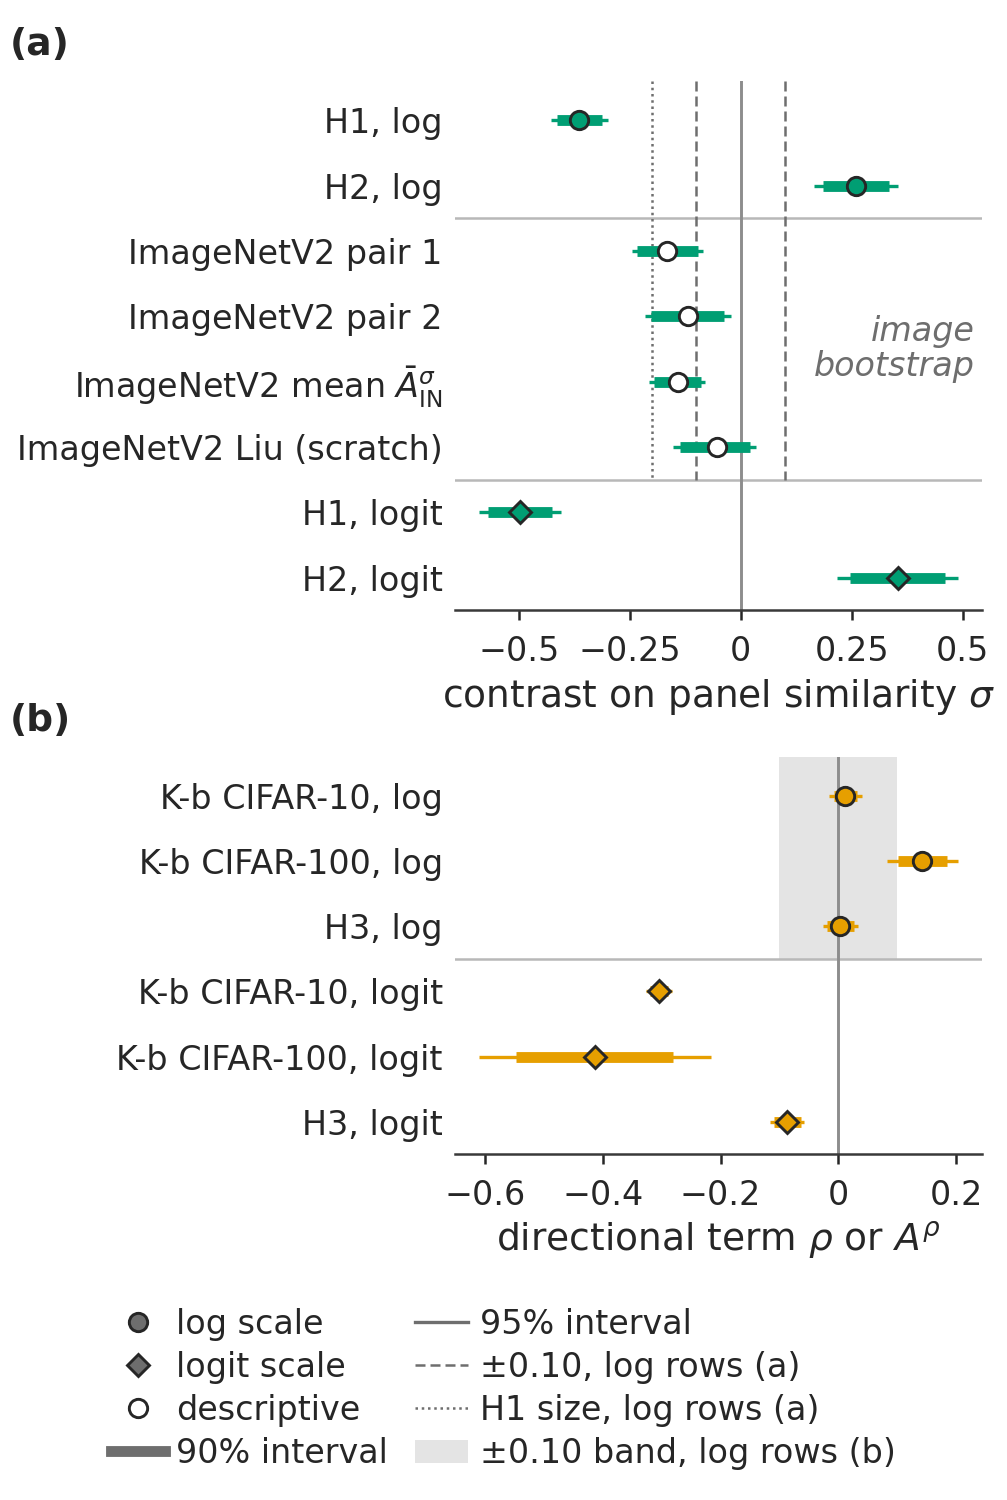

Write the Python code that produced this figure.
#!/usr/bin/env python3
"""Registered estimates with 90% and 95% intervals on the log and logit scales (brief 12, section 6.8).

Change log (degisiklik notu):
- 2026-10-31, hakem konseyi m1 (birlesik.md; mercek_istatistik bulgu 4): the +-delta margin is
  registered for log quantities only (on kayit section 5, line 50). The grey band in (b) and the
  +-delta and H1-size reference lines in (a) are now drawn over the log-scale rows only. To make
  that a single block, rows are regrouped: in (a) registered log rows, then the descriptive
  ImageNetV2 rows (log), then the logit rows; in (b) the three log rows, then the three logit rows.
  Legend entries say "log rows" and print the margin read from meta.delta (0.10, as in the caption).
- 2026-10-31, m6 (mercek_istatistik bulgu 13): the ImageNetV2 rows carry image-bootstrap intervals,
  not run-level ones; the block is now set off by separators and labelled "image bootstrap" inside
  the axes, in addition to the open markers.
- 2026-10-31: width 3.358 in (= columnwidth of ieeeaccess.cls, see konsey_ortak.py).

One column (3.358 in), two panels stacked.
(a) Contrasts on panel similarity sigma: H1 (A^sigma_scr) and H2 (I^sigma) on the log and logit
    scales, and the descriptive ImageNetV2 pair estimates (pair 1, pair 2, their mean A^sigma_IN,
    and the Liu scratch-row pair), drawn with open markers. Reference lines at 0, +-delta and at
    the registered H1 size threshold (-0.20).
(b) Directional terms: K-b (rho of the scratch ViT-Tiny) on CIFAR-10 and CIFAR-100 and H3 (A^rho),
    each on the log and logit scales, with the +-delta equivalence band.
Thick bars are 90% intervals, thin bars 95% intervals. Colour follows the council palette
(similarity green, direction orange); the marker carries the scale (circle log, diamond logit),
fill carries the status (filled registered, open descriptive). The ratio scale (points) is left out
because its unit differs (brief 12, 6.8 decision).

Inputs (quarantine-safe): results/q1/konsey_ayrisim_b4.json (b4.F_B4.karsitliklar.H{1,2,3}.{kestirim,
ci90, ci95}, b4.duyarlilik.yari_logit.H{1,2,3}.{kestirim, ci90, ci95}, meta.delta),
results/q1/konsey_ayrisim_b2.json and results/q1/konsey_b9_c100/b9_dondurulmus_b2.json (b2.F_B2.K-b.
{ort, ci90, ci95}, b2.duyarlilik.yari_logit.rho_V.{ort, ci90, ci95}),
results/q1/konsey_b8_imagenetv2/b8_betimsel.json (ciftler[k].{A_sigma, goruntu_bootstrap_ci90,
goruntu_bootstrap_ci95}, A_sigma_IN, A_sigma_scr_Liu). Every value is compared with
results/C1_REFERANS_FOYU.md (1526-1528, 1532, 1551, 1588, 1603, 1839, 1857, 1930-1931, 1938-1939).

    docker exec -w /workspace adeb_eval python -B paper/figures/konsey/fig_estimates_forest.py
"""
import argparse
import sys
from pathlib import Path

sys.path.insert(0, str(Path(__file__).resolve().parent))
import konsey_ortak as K  # noqa: E402
import matplotlib.pyplot as plt  # noqa: E402
from matplotlib.lines import Line2D  # noqa: E402
from matplotlib.patches import Patch  # noqa: E402

SCRIPT_REL = "paper/figures/konsey/fig_estimates_forest.py"
J4P = "results/q1/konsey_ayrisim_b4.json"
J2P = "results/q1/konsey_ayrisim_b2.json"
J9P = "results/q1/konsey_b9_c100/b9_dondurulmus_b2.json"
J8P = "results/q1/konsey_b8_imagenetv2/b8_betimsel.json"


def est(d, k="kestirim"):
    return {"e": d[k], "c90": list(d["ci90"]), "c95": list(d["ci95"])}


def main():
    ap = argparse.ArgumentParser(description=__doc__.splitlines()[0])
    ap.add_argument("--name", default="fig_estimates_forest")
    ap.add_argument("--width-in", type=float, default=K.SINGLE_IN)
    ap.add_argument("--height-in", type=float, default=5.0)
    ap.add_argument("--dpi", type=int, default=300)
    ap.add_argument("--seed", type=int, default=0, help="no randomness; kept for the log")
    args = ap.parse_args()

    J4, J2, J9, J8 = (K.load_json(p) for p in (J4P, J2P, J9P, J8P))
    foy = K.Foy()
    H = K.dig(J4, "b4.F_B4.karsitliklar")
    HL = K.dig(J4, "b4.duyarlilik.yari_logit")
    a_rows, b_rows = [], []  # (label, scale, status, estimate dict, foy line, anchor)
    for h, lab in (("H1", "H1"), ("H2", "H2")):
        a_rows.append((f"{lab}, log", "log", "reg", est(H[h]), {"H1": 1526, "H2": 1527}[h],
                       {"H1": "| H1, A^sigma_scr", "H2": "| H2, I^sigma"}[h]))
        a_rows.append((f"{lab}, logit", "logit", "reg", est(HL[h]), 1551, "| Logit olcek"))
    cif = K.dig(J8, "ciftler")
    for k, n in ((0, 1930), (1, 1931)):
        c = cif[k]
        if c["satir"] != "IN":
            K.fail(f"ImageNetV2 pair {k + 1} is not an IN-row pair")
        a_rows.append((f"ImageNetV2 pair {c['cift']}", "log", "desc",
                       {"e": c["A_sigma"], "c90": list(c["goruntu_bootstrap_ci90"]), "c95": list(c["goruntu_bootstrap_ci95"])},
                       n, f"| {c['cift']} | {c['cnn']} | {c['donusturucu']} |"))
    AIN, ALiu = K.dig(J8, "A_sigma_IN"), K.dig(J8, "A_sigma_scr_Liu")
    a_rows.append((r"ImageNetV2 mean $\bar{A}^{\sigma}_{\mathrm{IN}}$", "log", "desc",
                   {"e": AIN["kestirim"], "c90": list(AIN["goruntu_bootstrap"]["ci90"]), "c95": list(AIN["goruntu_bootstrap"]["ci95"])},
                   1938, "| A_sigma_IN"))
    a_rows.append(("ImageNetV2 Liu (scratch)", "log", "desc",
                   {"e": ALiu["kestirim"], "c90": list(ALiu["goruntu_bootstrap"]["ci90"]), "c95": list(ALiu["goruntu_bootstrap"]["ci95"])},
                   1939, "| A_sigma_scr_Liu"))
    for J, ds, lr, ll in ((J2, "CIFAR-10", 1588, 1603), (J9, "CIFAR-100", 1839, 1857)):
        b_rows.append((f"K-b {ds}, log", "log", "reg", est(K.dig(J, "b2.F_B2.K-b"), "ort"), lr, "| K-b, ViT yonlu terimi"))
        b_rows.append((f"K-b {ds}, logit", "logit", "reg", est(K.dig(J, "b2.duyarlilik.yari_logit.rho_V"), "ort"), ll,
                       "| Yari logit"))
    b_rows.append(("H3, log", "log", "reg", est(H["H3"]), 1528, "| H3, A^rho"))
    b_rows.append(("H3, logit", "logit", "reg", est(HL["H3"]), 1551, "| Logit olcek"))
    # m1 regrouping: log rows first (one contiguous block for the registered margin), logit rows last
    a_rows = ([r for r in a_rows if r[1] == "log" and r[2] == "reg"] + [r for r in a_rows if r[2] == "desc"]
              + [r for r in a_rows if r[1] == "logit"])
    b_rows = [r for r in b_rows if r[1] == "log"] + [r for r in b_rows if r[1] == "logit"]
    if any(r[1] != "log" for r in a_rows if r[2] == "desc"):
        K.fail("descriptive ImageNetV2 rows are expected on the log scale")
    for lab, _, _, d, n, anc in a_rows + b_rows:
        foy.kontrol(f"{lab}: estimate", d["e"], n, anc, 3)
        for nm in ("c90", "c95"):
            for i in range(2):
                foy.kontrol(f"{lab}: {nm}[{i}]", d[nm][i], n, anc, 3)
        if not (d["c95"][0] <= d["c90"][0] <= d["e"] <= d["c90"][1] <= d["c95"][1]):
            K.fail(f"{lab}: intervals not nested around the estimate")
    delta = K.dig(J4, "meta.delta")
    foy.metin("delta", f"delta = {delta}", 1532, "TOST esdegerlik siniri")
    thr = ALiu["beklenti_esigi"]
    foy.metin("H1 size threshold (Liu expectation)", f"esik {thr}", 1939, "| A_sigma_scr_Liu")
    foy.metin("H1 registered size", "(A <= -0,20)", 1526, "| H1, A^sigma_scr")
    foy.esit("H1 size threshold == -0.20 as registered", thr, -0.2, 1e-12, "Liu expectation is H1's predicted size")
    foy.metin("A_sigma_IN label", "beklentiyle uyumlu", 1938, "| A_sigma_IN")
    foy.metin("Liu label", "belirsiz", 1939, "| A_sigma_scr_Liu")
    foy_sonuc = foy.bitir()

    # ---- figure ----
    K.style(args.seed)
    W, Hh = args.width_in, args.height_in
    fig = plt.figure(figsize=(W, Hh))
    fig.patch.set_facecolor("white")
    left, right = 0.452, 0.975  # 2026-10-31: narrower column (3.358 in), longest row label must fit
    na, nb = len(a_rows), len(b_rows)
    # 2026-10-31: row pitch, top margin and panel gap fixed in inches (0.2205, 0.27, 0.49 in, the
    # sizes of the 4.9 in draft) so that the taller two-column legend does not squeeze the rows
    unit = 0.2205 / Hh
    top_a = 1 - 0.27 / Hh
    ha_, hb_ = na * unit, nb * unit
    ax_a = fig.add_axes([left, top_a - ha_, right - left, ha_])
    top_b = top_a - ha_ - 0.49 / Hh
    ax_b = fig.add_axes([left, top_b - hb_, right - left, hb_])
    cizilen = {}
    MK = {"log": "o", "logit": "D"}
    for ax, rws, ck, key in ((ax_a, a_rows, "sym", "a"), (ax_b, b_rows, "dir", "b")):
        col = K.COL[ck]
        for y, (lab, sc, st, d, n, _) in enumerate(rws):
            ax.plot(d["c95"], [y, y], color=col, lw=0.8, solid_capstyle="butt", zorder=3)
            ax.plot(d["c90"], [y, y], color=col, lw=2.6, solid_capstyle="butt", zorder=3)
            ax.plot([d["e"]], [y], ls="none", marker=MK[sc], ms=4.4 if sc == "log" else 3.8,
                    mfc=("white" if st == "desc" else col), mec=K.INK, mew=0.7, zorder=4)
            cizilen.setdefault(key, []).append({"satir": lab, "olcek": sc, "durum": st, "kestirim": d["e"],
                                                "ci90": d["c90"], "ci95": d["c95"], "foy_satiri": n})
        ax.set_yticks(range(len(rws)))
        ax.set_yticklabels([r[0] for r in rws])
        ax.set_ylim(len(rws) - 0.5, -0.6)
        ax.axvline(0, color=K.ZERO, lw=0.7, zorder=1)
        ax.tick_params(axis="y", length=0, pad=3)
        for sp in ("top", "right", "left"):
            ax.spines[sp].set_visible(False)
        ax.xaxis.set_major_formatter(plt.FuncFormatter(lambda v, _: f"{v:g}".replace("-", "−")))
    # m1: reference margin only over the contiguous block of log-scale rows
    def log_span(rws):
        idx = [i for i, r in enumerate(rws) if r[1] == "log"]
        if idx != list(range(len(idx))):
            K.fail("log rows are not a leading contiguous block")
        return -0.6, idx[-1] + 0.5, len(idx)
    ya0, ya1, na_log = log_span(a_rows)
    yb0, yb1, nb_log = log_span(b_rows)
    for v in (-delta, delta):
        ax_a.vlines(v, ya0, ya1, color=K.MUTE, lw=0.6, ls=(0, (4, 2)), zorder=1)
    ax_a.vlines(thr, ya0, ya1, color=K.MUTE, lw=0.6, ls=(0, (1, 1.5)), zorder=1)
    ax_b.fill_betweenx([yb0, yb1], -delta, delta, color="#e4e4e4", lw=0, zorder=0)
    n_reg_log_a = sum(1 for r in a_rows if r[1] == "log" and r[2] == "reg")
    for y in (n_reg_log_a - 0.5, na_log - 0.5):
        ax_a.axhline(y, color="#b8b8b8", lw=0.6, zorder=0)
    ax_b.axhline(nb_log - 0.5, color="#b8b8b8", lw=0.6, zorder=0)
    # m6: the descriptive block carries image-bootstrap intervals, not run-level ones
    ax_a.text(0.985, (n_reg_log_a - 0.5 + na_log - 0.5) / 2, "image\nbootstrap",
              transform=ax_a.get_yaxis_transform(), ha="right", va="center", fontsize=8, color=K.MUTE,
              style="italic", linespacing=1.1)
    ax_a.set_xlabel(r"contrast on panel similarity $\sigma$", labelpad=2)
    ax_b.set_xlabel(r"directional term $\rho$ or $A^{\rho}$", labelpad=2)
    for ax, lab in ((ax_a, "(a)"), (ax_b, "(b)")):
        K.panel_label(fig, 0.01, ax.get_position().y1 + 0.012, lab, va="bottom")
    hs = [Line2D([], [], ls="none", marker="o", ms=4.4, mfc=K.MUTE, mec=K.INK, mew=0.7, label="log scale"),
          Line2D([], [], ls="none", marker="D", ms=3.8, mfc=K.MUTE, mec=K.INK, mew=0.7, label="logit scale"),
          Line2D([], [], ls="none", marker="o", ms=4.4, mfc="white", mec=K.INK, mew=0.7, label="descriptive"),
          Line2D([], [], color=K.MUTE, lw=2.6, label="90% interval"),
          Line2D([], [], color=K.MUTE, lw=0.8, label="95% interval"),
          Line2D([], [], color=K.MUTE, lw=0.6, ls=(0, (4, 2)), label="±" + f"{delta:.2f}" + ", log rows (a)"),
          Line2D([], [], color=K.MUTE, lw=0.6, ls=(0, (1, 1.5)), label="H1 size, log rows (a)"),
          Patch(facecolor="#e4e4e4", edgecolor="none", label="±" + f"{delta:.2f}" + " band, log rows (b)")]
    fig.legend(handles=hs, loc="lower center", bbox_to_anchor=(0.5, 0.0), ncol=2, frameon=False, handletextpad=0.35,
               columnspacing=0.8, labelspacing=0.3, handlelength=1.6)

    min_pt = K.layout_checks(fig)
    R = fig.canvas.get_renderer()
    for ax in (ax_a, ax_b):
        if fig.legends[0].get_window_extent(R).overlaps(ax.get_tightbbox(R)):
            K.fail("legend overlaps an axes")
    out = K.OUTDIR
    pdf, png, moved = K.save(fig, out, args.name, args.dpi)
    okunan = {J4P: ["b4.F_B4.karsitliklar.H{1,2,3}.{kestirim, ci90, ci95}",
                    "b4.duyarlilik.yari_logit.H{1,2,3}.{kestirim, ci90, ci95}", "meta.delta"],
              J2P: ["b2.F_B2.K-b.{ort, ci90, ci95}", "b2.duyarlilik.yari_logit.rho_V.{ort, ci90, ci95}"],
              J9P: ["b2.F_B2.K-b.{ort, ci90, ci95}", "b2.duyarlilik.yari_logit.rho_V.{ort, ci90, ci95}"],
              J8P: ["ciftler[0..1].{cift, cnn, donusturucu, satir, A_sigma, goruntu_bootstrap_ci90, goruntu_bootstrap_ci95}",
                    "A_sigma_IN.{kestirim, goruntu_bootstrap.ci90, goruntu_bootstrap.ci95}",
                    "A_sigma_scr_Liu.{kestirim, goruntu_bootstrap.ci90, goruntu_bootstrap.ci95, beklenti_esigi}"]}
    cizilen["referans_cizgileri"] = {"sifir": 0.0, "delta": delta, "H1_buyukluk_esigi": thr,
                                     "yalniz_log_satirlarinda": True,
                                     "a_log_satirlari": [r[0] for r in a_rows if r[1] == "log"],
                                     "b_log_satirlari": [r[0] for r in b_rows if r[1] == "log"]}
    cizilen["satir_sirasi"] = {"a": [r[0] for r in a_rows], "b": [r[0] for r in b_rows]}
    kp = K.write_kanit(out, args.name, SCRIPT_REL, sys.argv[1:], [J4P, J2P, J9P, J8P], (W, Hh), args.dpi, min_pt, okunan,
                       cizilen, foy_sonuc,
                       ["14 estimates x (point, 90% low/high, 95% low/high) vs foy (3 dp): 1526-1528, 1551, 1588, 1603, "
                        "1839, 1857, 1930-1931, 1938-1939",
                        "intervals nested around each estimate",
                        "delta vs foy 1532; H1 size threshold -0.20 vs foy 1526 and 1939",
                        "descriptive labels of A_sigma_IN and Liu present in foy (not drawn as words)",
                        "no text overlap, all text inside, >= 8 pt, legend clear of axes, no Type 3 font"],
                       ["ImageNetV2 intervals are image-bootstrap intervals (image uncertainty only, B = 2000), "
                        "not between-pair intervals; they are drawn with open markers as descriptive.",
                        "Ratio-scale (points) sensitivities are not drawn (different unit), per brief 12 section 6.8.",
                        "m1 (2026-10-31): the +-delta lines, the H1 size line and the grey band are drawn over the "
                        "log-scale rows only; the margin is registered for log quantities (on kayit section 5).",
                        "m6 (2026-10-31): the ImageNetV2 block is set off by separators and labelled 'image "
                        "bootstrap' inside the axes."],
                       moved)
    print(f"written: {pdf}\nwritten: {png}\nwritten: {kp}")
    print(f"foy comparisons {foy_sonuc['karsilastirma_sayisi']}, all matched; min font {min_pt}")


if __name__ == "__main__":
    main()
